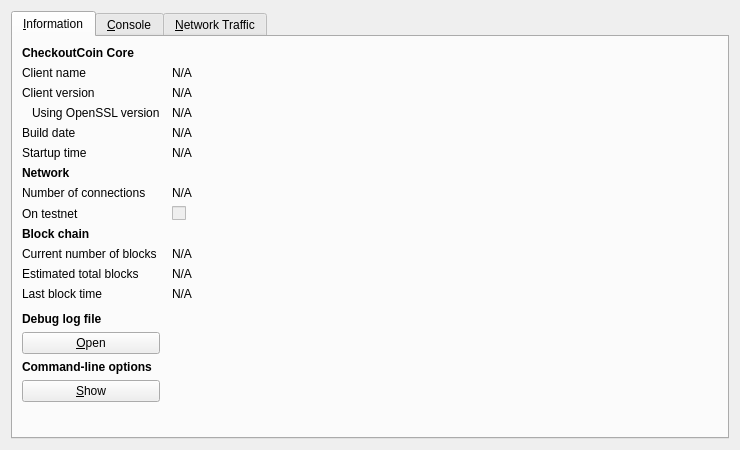
<?xml version="1.0" encoding="UTF-8"?>
<ui version="4.0">
 <class>RPCConsole</class>
 <widget class="QDialog" name="RPCConsole">
  <property name="geometry">
   <rect>
    <x>0</x>
    <y>0</y>
    <width>740</width>
    <height>450</height>
   </rect>
  </property>
  <property name="windowTitle">
   <string>CheckoutCoin - Debug window</string>
  </property>
  <layout class="QVBoxLayout" name="verticalLayout_2">
   <item>
    <widget class="QTabWidget" name="tabWidget">
     <property name="currentIndex">
      <number>0</number>
     </property>
     <widget class="QWidget" name="tab_info">
      <attribute name="title">
       <string>&amp;Information</string>
      </attribute>
      <layout class="QGridLayout" name="gridLayout" columnstretch="0,1">
       <property name="horizontalSpacing">
        <number>12</number>
       </property>
       <item row="0" column="0">
        <widget class="QLabel" name="label_9">
         <property name="font">
          <font>
           <weight>75</weight>
           <bold>true</bold>
          </font>
         </property>
         <property name="text">
          <string>CheckoutCoin Core</string>
         </property>
        </widget>
       </item>
       <item row="1" column="0">
        <widget class="QLabel" name="label_5">
         <property name="text">
          <string>Client name</string>
         </property>
        </widget>
       </item>
       <item row="1" column="1">
        <widget class="QLabel" name="clientName">
         <property name="cursor">
          <cursorShape>IBeamCursor</cursorShape>
         </property>
         <property name="text">
          <string>N/A</string>
         </property>
         <property name="textFormat">
          <enum>Qt::PlainText</enum>
         </property>
         <property name="textInteractionFlags">
          <set>Qt::LinksAccessibleByMouse|Qt::TextSelectableByKeyboard|Qt::TextSelectableByMouse</set>
         </property>
        </widget>
       </item>
       <item row="2" column="0">
        <widget class="QLabel" name="label_6">
         <property name="text">
          <string>Client version</string>
         </property>
        </widget>
       </item>
       <item row="2" column="1">
        <widget class="QLabel" name="clientVersion">
         <property name="cursor">
          <cursorShape>IBeamCursor</cursorShape>
         </property>
         <property name="text">
          <string>N/A</string>
         </property>
         <property name="textFormat">
          <enum>Qt::PlainText</enum>
         </property>
         <property name="textInteractionFlags">
          <set>Qt::LinksAccessibleByMouse|Qt::TextSelectableByKeyboard|Qt::TextSelectableByMouse</set>
         </property>
        </widget>
       </item>
       <item row="3" column="0">
        <widget class="QLabel" name="label_14">
         <property name="text">
          <string>Using OpenSSL version</string>
         </property>
         <property name="indent">
          <number>10</number>
         </property>
        </widget>
       </item>
       <item row="3" column="1">
        <widget class="QLabel" name="openSSLVersion">
         <property name="cursor">
          <cursorShape>IBeamCursor</cursorShape>
         </property>
         <property name="text">
          <string>N/A</string>
         </property>
         <property name="textFormat">
          <enum>Qt::PlainText</enum>
         </property>
         <property name="textInteractionFlags">
          <set>Qt::LinksAccessibleByMouse|Qt::TextSelectableByKeyboard|Qt::TextSelectableByMouse</set>
         </property>
        </widget>
       </item>
       <item row="4" column="0">
        <widget class="QLabel" name="label_12">
         <property name="text">
          <string>Build date</string>
         </property>
        </widget>
       </item>
       <item row="4" column="1">
        <widget class="QLabel" name="buildDate">
         <property name="cursor">
          <cursorShape>IBeamCursor</cursorShape>
         </property>
         <property name="text">
          <string>N/A</string>
         </property>
         <property name="textFormat">
          <enum>Qt::PlainText</enum>
         </property>
         <property name="textInteractionFlags">
          <set>Qt::LinksAccessibleByMouse|Qt::TextSelectableByKeyboard|Qt::TextSelectableByMouse</set>
         </property>
        </widget>
       </item>
       <item row="5" column="0">
        <widget class="QLabel" name="label_13">
         <property name="text">
          <string>Startup time</string>
         </property>
        </widget>
       </item>
       <item row="5" column="1">
        <widget class="QLabel" name="startupTime">
         <property name="cursor">
          <cursorShape>IBeamCursor</cursorShape>
         </property>
         <property name="text">
          <string>N/A</string>
         </property>
         <property name="textFormat">
          <enum>Qt::PlainText</enum>
         </property>
         <property name="textInteractionFlags">
          <set>Qt::LinksAccessibleByMouse|Qt::TextSelectableByKeyboard|Qt::TextSelectableByMouse</set>
         </property>
        </widget>
       </item>
       <item row="6" column="0">
        <widget class="QLabel" name="label_11">
         <property name="font">
          <font>
           <weight>75</weight>
           <bold>true</bold>
          </font>
         </property>
         <property name="text">
          <string>Network</string>
         </property>
        </widget>
       </item>
       <item row="7" column="0">
        <widget class="QLabel" name="label_7">
         <property name="text">
          <string>Number of connections</string>
         </property>
        </widget>
       </item>
       <item row="7" column="1">
        <widget class="QLabel" name="numberOfConnections">
         <property name="cursor">
          <cursorShape>IBeamCursor</cursorShape>
         </property>
         <property name="text">
          <string>N/A</string>
         </property>
         <property name="textFormat">
          <enum>Qt::PlainText</enum>
         </property>
         <property name="textInteractionFlags">
          <set>Qt::LinksAccessibleByMouse|Qt::TextSelectableByKeyboard|Qt::TextSelectableByMouse</set>
         </property>
        </widget>
       </item>
       <item row="8" column="0">
        <widget class="QLabel" name="label_8">
         <property name="text">
          <string>On testnet</string>
         </property>
        </widget>
       </item>
       <item row="8" column="1">
        <widget class="QCheckBox" name="isTestNet">
         <property name="enabled">
          <bool>false</bool>
         </property>
         <property name="text">
          <string/>
         </property>
        </widget>
       </item>
       <item row="9" column="0">
        <widget class="QLabel" name="label_10">
         <property name="font">
          <font>
           <weight>75</weight>
           <bold>true</bold>
          </font>
         </property>
         <property name="text">
          <string>Block chain</string>
         </property>
        </widget>
       </item>
       <item row="10" column="0">
        <widget class="QLabel" name="label_3">
         <property name="text">
          <string>Current number of blocks</string>
         </property>
        </widget>
       </item>
       <item row="10" column="1">
        <widget class="QLabel" name="numberOfBlocks">
         <property name="cursor">
          <cursorShape>IBeamCursor</cursorShape>
         </property>
         <property name="text">
          <string>N/A</string>
         </property>
         <property name="textFormat">
          <enum>Qt::PlainText</enum>
         </property>
         <property name="textInteractionFlags">
          <set>Qt::LinksAccessibleByMouse|Qt::TextSelectableByKeyboard|Qt::TextSelectableByMouse</set>
         </property>
        </widget>
       </item>
       <item row="11" column="0">
        <widget class="QLabel" name="label_4">
         <property name="text">
          <string>Estimated total blocks</string>
         </property>
        </widget>
       </item>
       <item row="11" column="1">
        <widget class="QLabel" name="totalBlocks">
         <property name="cursor">
          <cursorShape>IBeamCursor</cursorShape>
         </property>
         <property name="text">
          <string>N/A</string>
         </property>
         <property name="textFormat">
          <enum>Qt::PlainText</enum>
         </property>
         <property name="textInteractionFlags">
          <set>Qt::LinksAccessibleByMouse|Qt::TextSelectableByKeyboard|Qt::TextSelectableByMouse</set>
         </property>
        </widget>
       </item>
       <item row="12" column="0">
        <widget class="QLabel" name="label_2">
         <property name="text">
          <string>Last block time</string>
         </property>
        </widget>
       </item>
       <item row="12" column="1">
        <widget class="QLabel" name="lastBlockTime">
         <property name="cursor">
          <cursorShape>IBeamCursor</cursorShape>
         </property>
         <property name="text">
          <string>N/A</string>
         </property>
         <property name="textFormat">
          <enum>Qt::PlainText</enum>
         </property>
         <property name="textInteractionFlags">
          <set>Qt::LinksAccessibleByMouse|Qt::TextSelectableByKeyboard|Qt::TextSelectableByMouse</set>
         </property>
        </widget>
       </item>
       <item row="13" column="0">
        <spacer name="verticalSpacer_2">
         <property name="orientation">
          <enum>Qt::Vertical</enum>
         </property>
         <property name="sizeHint" stdset="0">
          <size>
           <width>20</width>
           <height>20</height>
          </size>
         </property>
        </spacer>
       </item>
       <item row="14" column="0">
        <widget class="QLabel" name="labelDebugLogfile">
         <property name="font">
          <font>
           <weight>75</weight>
           <bold>true</bold>
          </font>
         </property>
         <property name="text">
          <string>Debug log file</string>
         </property>
        </widget>
       </item>
       <item row="15" column="0">
        <widget class="QPushButton" name="openDebugLogfileButton">
         <property name="toolTip">
          <string>Open the CheckoutCoin debug log file from the current data directory. This can take a few seconds for large log files.</string>
         </property>
         <property name="text">
          <string>&amp;Open</string>
         </property>
         <property name="autoDefault">
          <bool>false</bool>
         </property>
        </widget>
       </item>
       <item row="16" column="0">
        <widget class="QLabel" name="labelCLOptions">
         <property name="font">
          <font>
           <weight>75</weight>
           <bold>true</bold>
          </font>
         </property>
         <property name="text">
          <string>Command-line options</string>
         </property>
        </widget>
       </item>
       <item row="17" column="0">
        <widget class="QPushButton" name="showCLOptionsButton">
         <property name="toolTip">
          <string>Show the CheckoutCoin-Qt help message to get a list with possible CheckoutCoin command-line options.</string>
         </property>
         <property name="text">
          <string>&amp;Show</string>
         </property>
         <property name="autoDefault">
          <bool>false</bool>
         </property>
        </widget>
       </item>
       <item row="18" column="0">
        <spacer name="verticalSpacer">
         <property name="orientation">
          <enum>Qt::Vertical</enum>
         </property>
         <property name="sizeHint" stdset="0">
          <size>
           <width>20</width>
           <height>40</height>
          </size>
         </property>
        </spacer>
       </item>
      </layout>
     </widget>
     <widget class="QWidget" name="tab_console">
      <attribute name="title">
       <string>&amp;Console</string>
      </attribute>
      <layout class="QVBoxLayout" name="verticalLayout_3">
       <property name="spacing">
        <number>3</number>
       </property>
       <item>
        <widget class="QTextEdit" name="messagesWidget">
         <property name="minimumSize">
          <size>
           <width>0</width>
           <height>100</height>
          </size>
         </property>
         <property name="readOnly">
          <bool>true</bool>
         </property>
         <property name="tabKeyNavigation" stdset="0">
          <bool>false</bool>
         </property>
         <property name="columnCount" stdset="0">
          <number>2</number>
         </property>
        </widget>
       </item>
       <item>
        <layout class="QHBoxLayout" name="horizontalLayout">
         <property name="spacing">
          <number>3</number>
         </property>
         <item>
          <widget class="QLabel" name="label">
           <property name="text">
            <string notr="true">&gt;</string>
           </property>
          </widget>
         </item>
         <item>
          <widget class="QLineEdit" name="lineEdit"/>
         </item>
         <item>
          <widget class="QPushButton" name="clearButton">
           <property name="maximumSize">
            <size>
             <width>24</width>
             <height>24</height>
            </size>
           </property>
           <property name="toolTip">
            <string>Clear console</string>
           </property>
           <property name="text">
            <string/>
           </property>
           <property name="icon">
            <iconset resource="../bitcoin.qrc">
             <normaloff>:/icons/remove</normaloff>:/icons/remove</iconset>
           </property>
           <property name="shortcut">
            <string notr="true">Ctrl+L</string>
           </property>
           <property name="autoDefault">
            <bool>false</bool>
           </property>
          </widget>
         </item>
        </layout>
       </item>
      </layout>
     </widget>
     <widget class="QWidget" name="tab">
      <attribute name="title">
       <string>&amp;Network Traffic</string>
      </attribute>
      <layout class="QHBoxLayout" name="horizontalLayout_3">
       <item>
        <layout class="QVBoxLayout" name="verticalLayout_4">
         <item>
          <widget class="TrafficGraphWidget" name="trafficGraph" native="true">
           <property name="sizePolicy">
            <sizepolicy hsizetype="Expanding" vsizetype="Expanding">
             <horstretch>0</horstretch>
             <verstretch>0</verstretch>
            </sizepolicy>
           </property>
          </widget>
         </item>
         <item>
          <layout class="QHBoxLayout" name="horizontalLayout_2">
           <item>
            <widget class="QSlider" name="sldGraphRange">
             <property name="minimum">
              <number>1</number>
             </property>
             <property name="maximum">
              <number>288</number>
             </property>
             <property name="pageStep">
              <number>12</number>
             </property>
             <property name="value">
              <number>6</number>
             </property>
             <property name="orientation">
              <enum>Qt::Horizontal</enum>
             </property>
            </widget>
           </item>
           <item>
            <widget class="QLabel" name="lblGraphRange">
             <property name="minimumSize">
              <size>
               <width>100</width>
               <height>0</height>
              </size>
             </property>
             <property name="alignment">
              <set>Qt::AlignCenter</set>
             </property>
            </widget>
           </item>
           <item>
            <widget class="QPushButton" name="btnClearTrafficGraph">
             <property name="text">
              <string>&amp;Clear</string>
             </property>
            </widget>
           </item>
          </layout>
         </item>
        </layout>
       </item>
       <item>
        <layout class="QVBoxLayout" name="verticalLayout">
         <item>
          <widget class="QGroupBox" name="groupBox">
           <property name="title">
            <string>Totals</string>
           </property>
           <layout class="QVBoxLayout" name="verticalLayout_5">
            <item>
             <layout class="QHBoxLayout" name="horizontalLayout_4">
              <item>
               <widget class="Line" name="line">
                <property name="sizePolicy">
                 <sizepolicy hsizetype="Fixed" vsizetype="Fixed">
                  <horstretch>0</horstretch>
                  <verstretch>0</verstretch>
                 </sizepolicy>
                </property>
                <property name="minimumSize">
                 <size>
                  <width>10</width>
                  <height>0</height>
                 </size>
                </property>
                <property name="palette">
                 <palette>
                  <active>
                   <colorrole role="Light">
                    <brush brushstyle="SolidPattern">
                     <color alpha="255">
                      <red>0</red>
                      <green>255</green>
                      <blue>0</blue>
                     </color>
                    </brush>
                   </colorrole>
                  </active>
                  <inactive>
                   <colorrole role="Light">
                    <brush brushstyle="SolidPattern">
                     <color alpha="255">
                      <red>0</red>
                      <green>255</green>
                      <blue>0</blue>
                     </color>
                    </brush>
                   </colorrole>
                  </inactive>
                  <disabled>
                   <colorrole role="Light">
                    <brush brushstyle="SolidPattern">
                     <color alpha="255">
                      <red>0</red>
                      <green>255</green>
                      <blue>0</blue>
                     </color>
                    </brush>
                   </colorrole>
                  </disabled>
                 </palette>
                </property>
                <property name="orientation">
                 <enum>Qt::Horizontal</enum>
                </property>
               </widget>
              </item>
              <item>
               <widget class="QLabel" name="label_16">
                <property name="text">
                 <string>In:</string>
                </property>
               </widget>
              </item>
              <item>
               <widget class="QLabel" name="lblBytesIn">
                <property name="minimumSize">
                 <size>
                  <width>50</width>
                  <height>0</height>
                 </size>
                </property>
                <property name="alignment">
                 <set>Qt::AlignRight|Qt::AlignTrailing|Qt::AlignVCenter</set>
                </property>
               </widget>
              </item>
             </layout>
            </item>
            <item>
             <layout class="QHBoxLayout" name="horizontalLayout_5">
              <item>
               <widget class="Line" name="line_2">
                <property name="sizePolicy">
                 <sizepolicy hsizetype="Fixed" vsizetype="Fixed">
                  <horstretch>0</horstretch>
                  <verstretch>0</verstretch>
                 </sizepolicy>
                </property>
                <property name="minimumSize">
                 <size>
                  <width>10</width>
                  <height>0</height>
                 </size>
                </property>
                <property name="palette">
                 <palette>
                  <active>
                   <colorrole role="Light">
                    <brush brushstyle="SolidPattern">
                     <color alpha="255">
                      <red>255</red>
                      <green>0</green>
                      <blue>0</blue>
                     </color>
                    </brush>
                   </colorrole>
                  </active>
                  <inactive>
                   <colorrole role="Light">
                    <brush brushstyle="SolidPattern">
                     <color alpha="255">
                      <red>255</red>
                      <green>0</green>
                      <blue>0</blue>
                     </color>
                    </brush>
                   </colorrole>
                  </inactive>
                  <disabled>
                   <colorrole role="Light">
                    <brush brushstyle="SolidPattern">
                     <color alpha="255">
                      <red>255</red>
                      <green>0</green>
                      <blue>0</blue>
                     </color>
                    </brush>
                   </colorrole>
                  </disabled>
                 </palette>
                </property>
                <property name="orientation">
                 <enum>Qt::Horizontal</enum>
                </property>
               </widget>
              </item>
              <item>
               <widget class="QLabel" name="label_17">
                <property name="text">
                 <string>Out:</string>
                </property>
               </widget>
              </item>
              <item>
               <widget class="QLabel" name="lblBytesOut">
                <property name="minimumSize">
                 <size>
                  <width>50</width>
                  <height>0</height>
                 </size>
                </property>
                <property name="alignment">
                 <set>Qt::AlignRight|Qt::AlignTrailing|Qt::AlignVCenter</set>
                </property>
               </widget>
              </item>
             </layout>
            </item>
            <item>
             <spacer name="verticalSpacer_4">
              <property name="orientation">
               <enum>Qt::Vertical</enum>
              </property>
              <property name="sizeHint" stdset="0">
               <size>
                <width>20</width>
                <height>407</height>
               </size>
              </property>
             </spacer>
            </item>
           </layout>
          </widget>
         </item>
        </layout>
       </item>
      </layout>
     </widget>
    </widget>
   </item>
  </layout>
 </widget>
 <customwidgets>
  <customwidget>
   <class>TrafficGraphWidget</class>
   <extends>QWidget</extends>
   <header>trafficgraphwidget.h</header>
   <container>1</container>
   <slots>
    <slot>clear()</slot>
   </slots>
  </customwidget>
 </customwidgets>
 <resources>
  <include location="../bitcoin.qrc"/>
 </resources>
 <connections/>
</ui>
